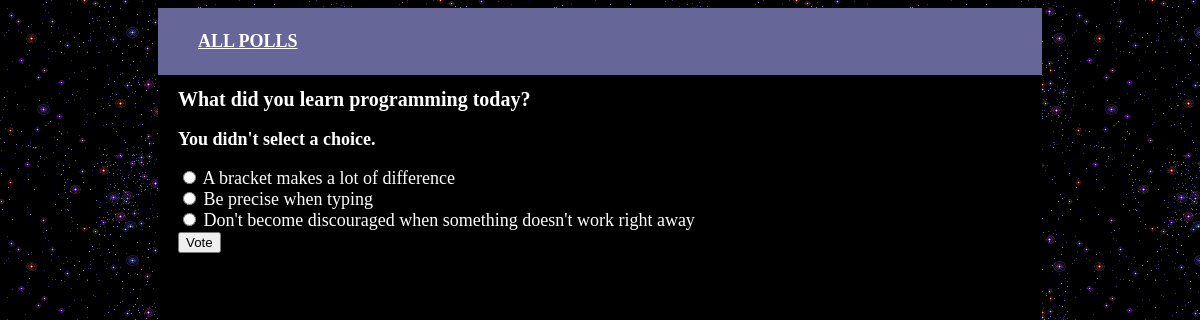
/polls/2/vote/, run on the app's committed database.
### polls/models.py (models this page shows, shortened)
class Poll(models.Model):
	def was_published_recently(self):
		now = timezone.now()
		return now - datetime.timedelta(days=1) <= self.pub_date <= now
	was_published_recently.admin_order_field = 'pub_date'
	was_published_recently.boolean = True
	was_published_recently.short_desription = 'Published recent'
	question = models.CharField(max_length=200)
	pub_date = models.DateTimeField('date published')

class Choice(models.Model):
	poll = models.ForeignKey(Poll)
	choice_text = models.CharField(max_length=200)
	votes = models.IntegerField(default=0)

### polls/views.py (the view)
# urls.py: url(r'^(?P<poll_id>\d+)/vote/$', views.vote, name='vote'),
def vote(request, poll_id):
	p = get_object_or_404(Poll, pk=poll_id)
	try:
		selected_choice = p.choice_set.get(pk=request.POST['choice'])
	except (KeyError, Choice.DoesNotExist):
		return render(request, 'polls/detail.html', {
			'poll': p,
			'error_message': "You didn't select a choice.",
		})
	else:
		selected_choice.votes += 1
		selected_choice.save()
		return HttpResponseRedirect (reverse('polls:results', args=(p.id,)))

### polls/templates/polls/detail.html (shortened to what this page needs)
<!DOCTYPE html>
<html>
<head>
	{% load staticfiles %}
	<link rel="stylesheet" type="text/css" href="{% static 'polls/style.css' %}" />
</head>
<body>
	<div id="container">
		<div id="header">
			<ul>
				<li><a href="../">All Polls</a></li>
			</ul>
		</div>
		<div id="content">
			<h1>{{ poll.question }}</h1>
			{% if error_message %}<p><strong>{{error_message }}</strong></p>{% endif %}
			<form action="{% url 'polls:vote' poll.id %}" method="post">
			{% for choice in poll.choice_set.all %}
			<input type="radio" name="choice" id="choice{{ forloop.counter }}" value="{{ choice.id }}" />
			<label for="choice{{ forloop.counter }}">{{ choice.choice_text }}</label><br />
			{% endfor %}
			<input type="submit" value="Vote" />
			</form>
		</div>
	</div>
</body>
</html>

### polls/static/polls/style.css (style rules this page uses)
body { background: white url("images/background.gif"); color: white; font-size: 18px; }
h1 { font-size: 20px; }
a { color: white; }
#container { width:auto; margin:auto 150px; background-color:black; }
#header { list-style-type: none; margin-left: auto; margin-right: auto; display: block; font-weight: bold; color: #FFFFFF; background-color: #666699; text-align: left; padding: 5px 5px 5px 0; text-decoration: none; text-transform: uppercase; }
#header ul { list-style-type: none; }
#content { height:800px; width:620px; padding-left: 20px; }

### data on the page
Poll: question "What did you learn programming today?"
Choice: choice_text "A bracket makes a lot of difference"
Choice: choice_text "Be precise when typing"
Choice: choice_text "Don't become discouraged when something doesn't work right away"

### other printed values
{{ error_message }} "You didn't select a choice."
